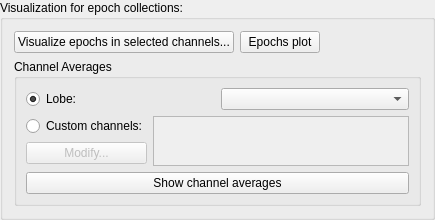
                <widget class="QGroupBox" name="groupBoxAvailableAveraging_2">
                 <property name="minimumSize">
                  <size>
                   <width>0</width>
                   <height>0</height>
                  </size>
                 </property>
                 <property name="maximumSize">
                  <size>
                   <width>500</width>
                   <height>240</height>
                  </size>
                 </property>
                 <property name="title">
                  <string>Visualization for epoch collections:</string>
                 </property>
                 <layout class="QFormLayout" name="formLayout_12">
                  <property name="fieldGrowthPolicy">
                   <enum>QFormLayout::AllNonFixedFieldsGrow</enum>
                  </property>
                  <item row="2" column="0">
                   <widget class="QGroupBox" name="groupBoxChannelAverages_4">
                    <property name="minimumSize">
                     <size>
                      <width>0</width>
                      <height>50</height>
                     </size>
                    </property>
                    <property name="title">
                     <string>Channel Averages</string>
                    </property>
                    <layout class="QFormLayout" name="formLayout_21">
                     <property name="fieldGrowthPolicy">
                      <enum>QFormLayout::AllNonFixedFieldsGrow</enum>
                     </property>
                     <item row="0" column="0">
                      <layout class="QVBoxLayout" name="verticalLayout_34">
                       <item>
                        <layout class="QHBoxLayout" name="horizontalLayout_42">
                         <item>
                          <widget class="QRadioButton" name="radioButtonLobe">
                           <property name="text">
                            <string>Lobe:</string>
                           </property>
                           <property name="checked">
                            <bool>true</bool>
                           </property>
                          </widget>
                         </item>
                         <item>
                          <widget class="QComboBox" name="comboBoxLobes"/>
                         </item>
                        </layout>
                       </item>
                       <item>
                        <layout class="QHBoxLayout" name="horizontalLayout_43">
                         <item>
                          <layout class="QVBoxLayout" name="verticalLayout_35">
                           <item>
                            <widget class="QRadioButton" name="radioButtonCustomChannels">
                             <property name="text">
                              <string>Custom channels:</string>
                             </property>
                            </widget>
                           </item>
                           <item>
                            <widget class="QPushButton" name="pushButtonModifyChannels">
                             <property name="enabled">
                              <bool>false</bool>
                             </property>
                             <property name="text">
                              <string>Modify...</string>
                             </property>
                            </widget>
                           </item>
                          </layout>
                         </item>
                         <item>
                          <widget class="QListWidget" name="listWidgetChannels">
                           <property name="enabled">
                            <bool>false</bool>
                           </property>
                           <property name="sizePolicy">
                            <sizepolicy hsizetype="Expanding" vsizetype="Minimum">
                             <horstretch>0</horstretch>
                             <verstretch>0</verstretch>
                            </sizepolicy>
                           </property>
                           <property name="maximumSize">
                            <size>
                             <width>16777215</width>
                             <height>50</height>
                            </size>
                           </property>
                           <property name="toolTip">
                            <string>Displays the selected bad channels.</string>
                           </property>
                           <property name="flow">
                            <enum>QListView::LeftToRight</enum>
                           </property>
                          </widget>
                         </item>
                        </layout>
                       </item>
                       <item>
                        <widget class="QPushButton" name="pushButtonChannelAverages">
                         <property name="text">
                          <string>Show channel averages</string>
                         </property>
                        </widget>
                       </item>
                      </layout>
                     </item>
                    </layout>
                   </widget>
                  </item>
                  <item row="1" column="0">
                   <layout class="QHBoxLayout" name="horizontalLayout_15">
                    <item>
                     <widget class="QPushButton" name="pushButtonVisualizeEpochChannels">
                      <property name="text">
                       <string>Visualize epochs in selected channels...</string>
                      </property>
                     </widget>
                    </item>
                    <item>
                     <widget class="QPushButton" name="pushButtonEpochsPlot">
                      <property name="text">
                       <string>Epochs plot</string>
                      </property>
                     </widget>
                    </item>
                   </layout>
                  </item>
                 </layout>
                </widget>
